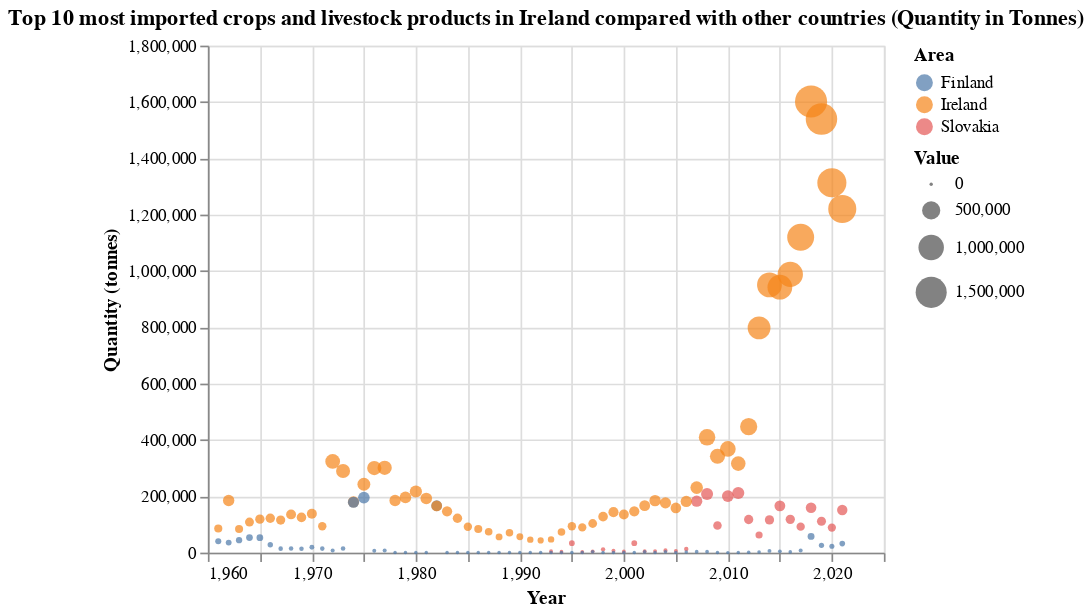
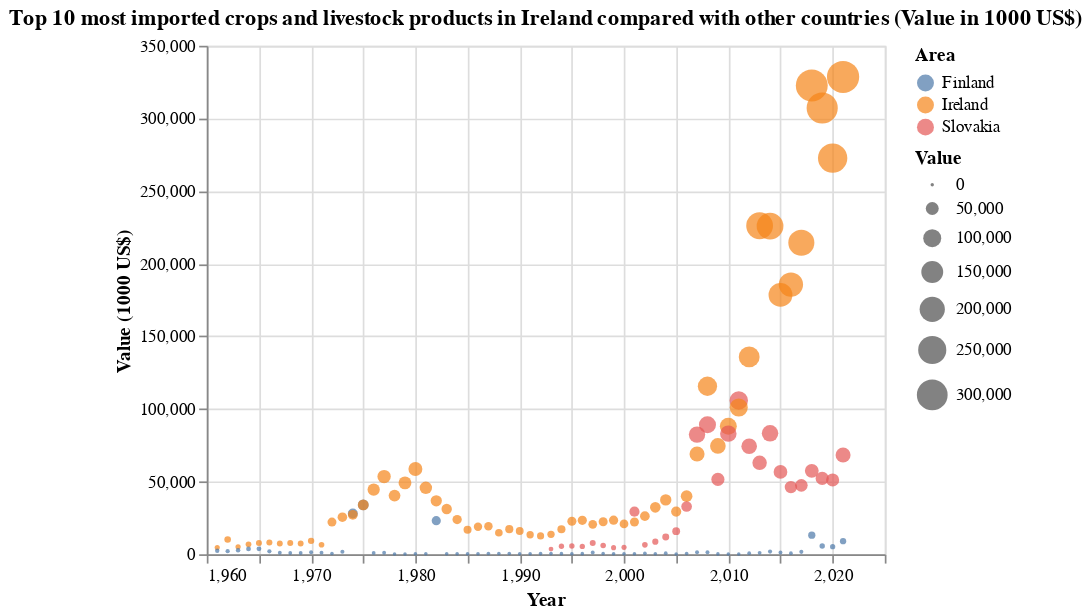

Notebook code for these charts, in order:
### Markdown cell above
An interactive graph was created on the top 10 import products in Ireland and other countries.

### Code cell
# plotting an interactive graph with the quantity of the top import products
plot_interactive_graph(top_10_items_data_qtt, top_10_items_ire, 'Quantity (tonnes)', 'Top 10 most imported crops and livestock products in Ireland compared with other countries (Quantity in Tonnes)')

# plotting an interactive graph with the value of the top import products
plot_interactive_graph(top_10_items_data_val, top_10_items_ire, 'Value (1000 US$)', 'Top 10 most imported crops and livestock products in Ireland compared with other countries (Value in 1000 US$)')

### Figure 1 — Vega-Lite specification as saved in the notebook (floating-point values rounded to 4 significant figures; data arrays with more than 128 entries replaced by an {"elided": "..."} marker saying what was removed)
{"config": {"view": {"continuousWidth": 400, "continuousHeight": 300}}, "data": {"name": "data-51a7ab71426025a7b24184eb27aba1a8"}, "mark": {"type": "point", "filled": true}, "encoding": {"color": {"field": "Area", "type": "nominal"}, "order": {"field": "Value", "sort": "descending", "type": "quantitative"}, "size": {"field": "Value", "type": "quantitative"}, "tooltip": {"field": "Value", "type": "nominal"}, "x": {"field": "Year", "scale": {"zero": false}, "type": "quantitative"}, "y": {"field": "Value", "scale": {"zero": false}, "title": "Quantity (tonnes)", "type": "quantitative"}}, "selection": {"Select Import Item": {"type": "single", "fields": ["Item"], "init": {"Item": "Maize (corn)"}, "bind": {"input": "select", "options": ["Maize (corn)", "Wheat", "Cake of  soya beans", "Food wastes", "Molasses", "Raw milk of cattle", "Brewing or distilling dregs and waste", "Other non-alcoholic caloric beverages", "Bran of wheat", "Gluten feed and meal"], "name": "Item"}}}, "title": "Top 10 most imported crops and livestock products in Ireland compared with other countries (Quantity in Tonnes)", "transform": [{"filter": {"selection": "Select Import Item"}}], "$schema": "https://vega.github.io/schema/vega-lite/v4.17.0.json", "datasets": {"data-51a7ab71426025a7b24184eb27aba1a8": {"elided": "1510 records"}}}

### Figure 2 — Vega-Lite specification as saved in the notebook (floating-point values rounded to 4 significant figures; data arrays with more than 128 entries replaced by an {"elided": "..."} marker saying what was removed)
{"config": {"view": {"continuousWidth": 400, "continuousHeight": 300}}, "data": {"name": "data-3e23d85572873c5c7fa3268147a73f6d"}, "mark": {"type": "point", "filled": true}, "encoding": {"color": {"field": "Area", "type": "nominal"}, "order": {"field": "Value", "sort": "descending", "type": "quantitative"}, "size": {"field": "Value", "type": "quantitative"}, "tooltip": {"field": "Value", "type": "nominal"}, "x": {"field": "Year", "scale": {"zero": false}, "type": "quantitative"}, "y": {"field": "Value", "scale": {"zero": false}, "title": "Value (1000 US$)", "type": "quantitative"}}, "selection": {"Select Import Item": {"type": "single", "fields": ["Item"], "init": {"Item": "Maize (corn)"}, "bind": {"input": "select", "options": ["Maize (corn)", "Wheat", "Cake of  soya beans", "Food wastes", "Molasses", "Raw milk of cattle", "Brewing or distilling dregs and waste", "Other non-alcoholic caloric beverages", "Bran of wheat", "Gluten feed and meal"], "name": "Item"}}}, "title": "Top 10 most imported crops and livestock products in Ireland compared with other countries (Value in 1000 US$)", "transform": [{"filter": {"selection": "Select Import Item"}}], "$schema": "https://vega.github.io/schema/vega-lite/v4.17.0.json", "datasets": {"data-3e23d85572873c5c7fa3268147a73f6d": {"elided": "1510 records"}}}
